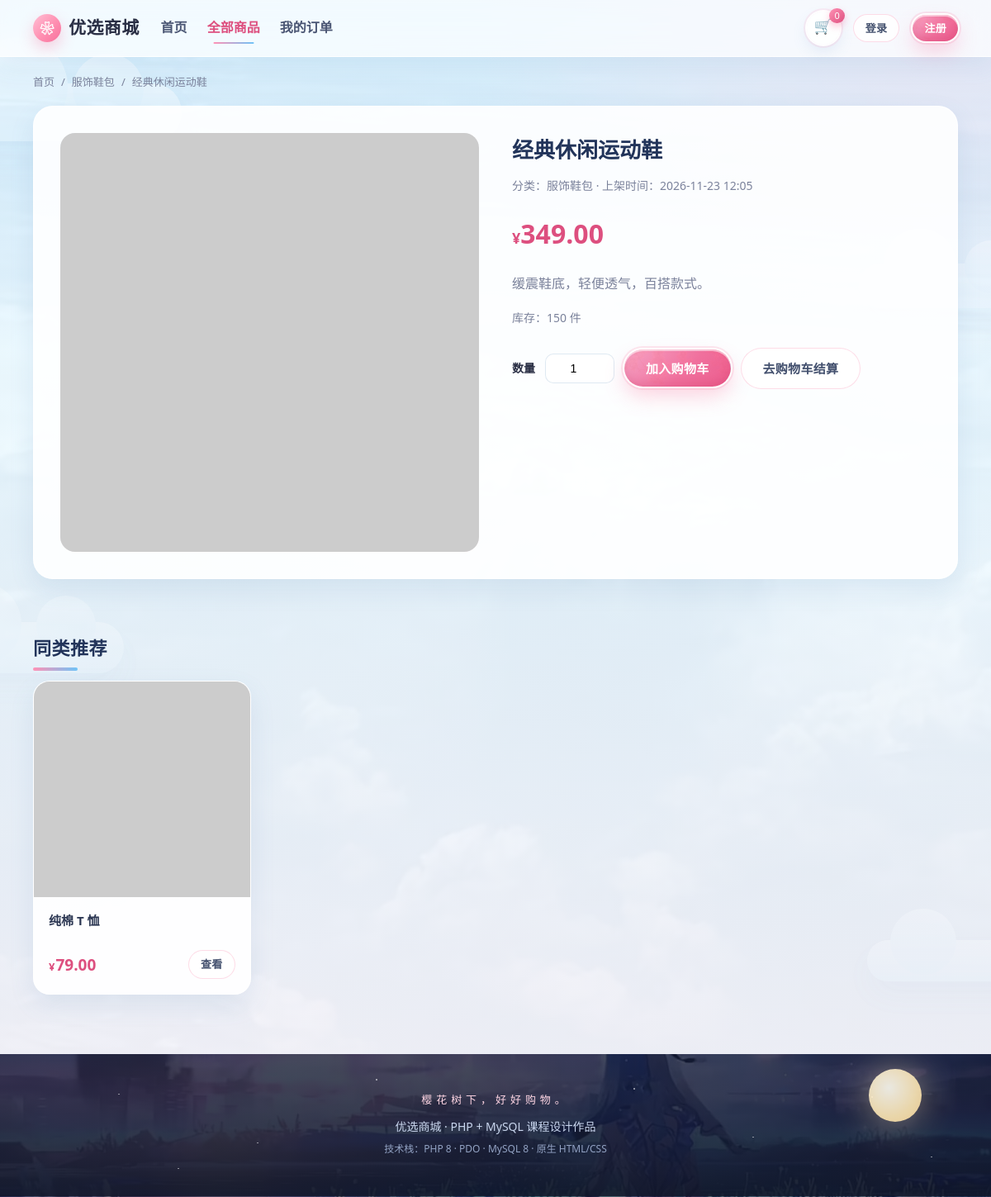
The page /product.php?id=10 on the database its author committed.
### tables this page shows
CREATE TABLE IF NOT EXISTS `products` (
  `id`          INT UNSIGNED   NOT NULL AUTO_INCREMENT COMMENT '商品主键',
  `category_id` INT UNSIGNED   NOT NULL                COMMENT '所属分类',
  `name`        VARCHAR(120)   NOT NULL                COMMENT '商品名称',
  `price`       DECIMAL(10,2)  NOT NULL DEFAULT 0.00   COMMENT '价格（元）',
  `stock`       INT UNSIGNED   NOT NULL DEFAULT 0      COMMENT '库存',
  `image`       VARCHAR(255)   DEFAULT NULL            COMMENT '图片地址（URL 或本站相对路径）',
  `description` TEXT                                   COMMENT '商品描述',
  `created_at`  DATETIME NOT NULL DEFAULT CURRENT_TIMESTAMP COMMENT '创建时间',
  `updated_at`  DATETIME NOT NULL DEFAULT CURRENT_TIMESTAMP ON UPDATE CURRENT_TIMESTAMP COMMENT '更新时间',
  PRIMARY KEY (`id`),
  KEY `idx_products_category` (`category_id`),
  KEY `idx_products_name` (`name`),
  CONSTRAINT `fk_products_category`
    FOREIGN KEY (`category_id`) REFERENCES `categories` (`id`)
    ON UPDATE CASCADE ON DELETE RESTRICT,
  CONSTRAINT `chk_products_price` CHECK (`price` >= 0),
  CONSTRAINT `chk_products_stock` CHECK (`stock` >= 0)
);

CREATE TABLE IF NOT EXISTS `categories` (
  `id`         INT UNSIGNED NOT NULL AUTO_INCREMENT COMMENT '分类主键',
  `name`       VARCHAR(50)  NOT NULL                COMMENT '分类名称',
  `sort_order` INT          NOT NULL DEFAULT 0      COMMENT '排序值（越小越靠前）',
  `created_at` DATETIME     NOT NULL DEFAULT CURRENT_TIMESTAMP COMMENT '创建时间',
  PRIMARY KEY (`id`),
  UNIQUE KEY `uk_categories_name` (`name`)
);

### includes/functions.php (called while the page is built, shortened)
<?php
function e(mixed $value): string
{
    return htmlspecialchars((string)$value, ENT_QUOTES | ENT_SUBSTITUTE, 'UTF-8');
}
function url(string $path = ''): string
{
    return APP_BASE . '/' . ltrim($path, '/');
}
function format_price(mixed $price): string
{
    return number_format((float)$price, 2, '.', ',');
}
function format_datetime(?string $datetime): string
{
    $ts = strtotime($datetime);
    return $ts ? date('Y-m-d H:i', $ts) : $datetime;
}
function product_image(?string $image): string
{
    $image = trim((string)$image);
    if (preg_match('#^https?://#i', $image) || str_starts_with($image, 'data:')) {
        return $image;
    }
    return url($image);
}

### product.php (the view, shortened to what this page needs)
<?php
require_once __DIR__ . '/includes/functions.php';
$pdo = db();
$id = (int)get('id', '0');
$stmt = $pdo->prepare(
    'SELECT p.*, c.name AS category_name
     FROM products p JOIN categories c ON c.id = p.category_id
     WHERE p.id = ? LIMIT 1'
);
$stmt->execute([$id]);
$product = $stmt->fetch();
$relatedStmt = $pdo->prepare(
    'SELECT id, name, price, image, stock
     FROM products
     WHERE category_id = ? AND id <> ?
     ORDER BY created_at DESC LIMIT 4'
);
$relatedStmt->execute([(int)$product['category_id'], $id]);
$related = $relatedStmt->fetchAll();
require __DIR__ . '/includes/header.php';
?>
<div class="breadcrumb">
  <a href="<?= e(url('index.php')) ?>">首页</a>
  <span>/</span>
  <a href="<?= e(url('index.php?category=' . (int)$product['category_id'] . '#products')) ?>"><?= e($product['category_name']) ?></a>
  <span>/</span>
  <span><?= e($product['name']) ?></span>
</div>
<div class="detail-wrap">
  <div class="detail-image">
    <img src="<?= e(product_image($product['image'])) ?>" alt="<?= e($product['name']) ?>"
         style="width:100%;height:100%;object-fit:cover;aspect-ratio:1;" />
  </div>
  <div class="detail-info">
    <h1><?= e($product['name']) ?></h1>
    <p class="meta" style="color:var(--muted);font-size:14px;">
      分类：<?= e($product['category_name']) ?> · 上架时间：<?= e(format_datetime($product['created_at'])) ?>
    </p>
    <div class="detail-price" style="margin:20px 0;"><?= e(format_price($product['price'])) ?></div>
    <p class="detail-desc"><?= nl2br(e($product['description'])) ?></p>
    <p class="meta" style="color:var(--muted);font-size:14px;">库存：<?= (int)$product['stock'] ?> 件</p>
    <?php if ((int)$product['stock'] > 0): ?>
      <form action="<?= e(url('cart.php')) ?>" method="POST" class="detail-actions">
        <label for="qty" style="font-size:14px;font-weight:600;">数量</label>
        <input class="qty-input" id="qty" type="number" name="qty" value="1" min="1"
               max="<?= (int)$product['stock'] ?>" />
        <button class="btn btn-primary btn-lg" type="submit">加入购物车</button>
        <a class="btn btn-outline btn-lg" href="<?= e(url('cart.php')) ?>">去购物车结算</a>
      </form>
    <?php else: ?>
      <div class="notice" style="margin-top:22px;">该商品暂时缺货，请稍后再来看看。</div>
    <?php endif; ?>
  </div>
</div>
<?php if ($related): ?>
  <div class="page-head" style="margin-top:36px;">
    <h2 class="page-title" style="font-size:22px;">同类推荐</h2>
  </div>
  <div class="product-grid">
    <?php foreach ($related as $item): ?>
      <article class="product-card">
        <a class="thumb" href="<?= e(url('product.php?id=' . (int)$item['id'])) ?>">
          <img src="<?= e(product_image($item['image'])) ?>" alt="<?= e($item['name']) ?>" loading="lazy" />
        </a>
        <div class="info">
          <a class="name" href="<?= e(url('product.php?id=' . (int)$item['id'])) ?>"><?= e($item['name']) ?></a>
          <div class="bottom">
            <span class="price"><?= e(format_price($item['price'])) ?></span>
            <a class="btn btn-outline btn-sm" href="<?= e(url('product.php?id=' . (int)$item['id'])) ?>">查看</a>
          </div>
        </div>
      </article>
    <?php endforeach; ?>
  </div>
<?php endif; ?>
<?php require __DIR__ . '/includes/footer.php'; ?>

### assets/css/style.css (style rules this page uses)
:root { --primary: #ff4d2e; --primary-dark: #e63d1f; --accent: #ffb400; --text: #222; --muted: #777; --bg: #f6f6f8; --card: #ffffff; --border: #ececec; --radius: 12px; --shadow: 0 4px 16px rgba(0, 0, 0, 0.06); }
* { box-sizing: border-box; margin: 0; padding: 0; }
body { font-family: -apple-system, BlinkMacSystemFont, "Segoe UI", "PingFang SC", "Hiragino Sans GB", "Microsoft YaHei", sans-serif; background: var(--bg); color: var(--text); line-height: 1.6; }
a { color: inherit; text-decoration: none; }
img { max-width: 100%; display: block; }
.btn { display: inline-flex; align-items: center; justify-content: center; gap: 6px; border: none; cursor: pointer; border-radius: 8px; padding: 9px 18px; font-size: 14px; font-weight: 600; transition: background 0.15s, opacity 0.15s; white-space: nowrap; }
.btn-primary { background: var(--primary); color: #fff; }
.btn-outline { background: #fff; color: var(--text); border: 1px solid var(--border); }
.btn-sm { padding: 6px 12px; font-size: 13px; }
.page-title { font-size: 26px; font-weight: 700; margin: 28px 0 20px; }
.product-grid { display: grid; grid-template-columns: repeat(auto-fill, minmax(240px, 1fr)); gap: 20px; }
.product-card { background: var(--card); border-radius: var(--radius); overflow: hidden; box-shadow: var(--shadow); transition: transform 0.18s, box-shadow 0.18s; display: flex; flex-direction: column; }
.product-card .thumb { aspect-ratio: 1; background: #f1f1f1; }
.product-card .thumb img { width: 100%; height: 100%; object-fit: cover; }
.product-card .info { padding: 14px 16px; display: flex; flex-direction: column; gap: 6px; flex: 1; }
.product-card .name { font-weight: 600; font-size: 15px; display: -webkit-box; -webkit-line-clamp: 2; -webkit-box-orient: vertical; overflow: hidden; min-height: 42px; }
.product-card .bottom { display: flex; align-items: center; justify-content: space-between; margin-top: auto; }
.price { color: var(--primary); font-weight: 800; font-size: 18px; }
.price::before { content: "¥"; font-size: 13px; margin-right: 1px; }
.detail-wrap { display: grid; grid-template-columns: 1fr 1fr; gap: 40px; background: #fff; padding: 32px; border-radius: var(--radius); box-shadow: var(--shadow); }
.detail-image { border-radius: var(--radius); overflow: hidden; background: #f1f1f1; }
.detail-info h1 { font-size: 26px; margin-bottom: 12px; }
.detail-price { font-size: 30px; color: var(--primary); font-weight: 800; margin: 16px 0; }
.detail-price::before { content: "¥"; font-size: 18px; }
.detail-desc { color: var(--muted); margin: 16px 0; }
:root { --ink: #1f2430; --primary-soft: #fff1ec; }
body { background: radial-gradient(1100px 520px at 8% -10%, #fff0ea 0%, transparent 62%), var(--bg); }
.meta { color: var(--muted); font-size: 13px; }
.btn-lg { padding: 12px 24px; font-size: 15px; border-radius: 10px; }
.page-head { display: flex; align-items: flex-end; justify-content: space-between; gap: 16px; }
.breadcrumb { display: flex; align-items: center; flex-wrap: wrap; gap: 8px; margin: 20px 0 18px; color: var(--muted); font-size: 13px; }

### assets/css/extra.css (style rules this page uses)
.detail-actions { display: flex; flex-wrap: wrap; align-items: center; gap: 12px; margin-top: 24px; }
.qty-input { width: 84px; padding: 9px 12px; border: 1px solid var(--border); border-radius: 8px; font-size: 14px; text-align: center; }

### rows shown on the page
products: category.name "服饰鞋包", name "经典休闲运动鞋", created_at "2026-11-23 12:05", price "349.00", description "缓震鞋底，轻便透气，百搭款式。", stock "150"
products: name "纯棉 T 恤", price "79.00"

### other values the page prints
APP_NAME "优选商城"
cart_count() "0"
